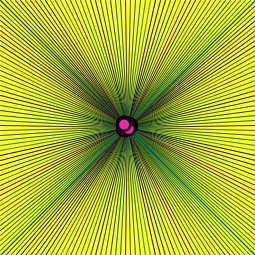
Frame 1 (no input)
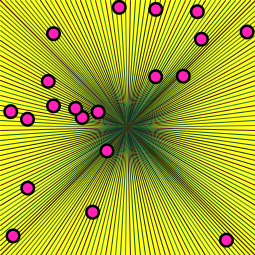
Frame 60 (the mouse pressed at the canvas centre just before this capture)
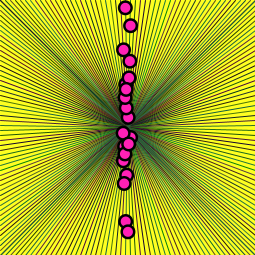
Frame 120 (the mouse held since frame 60 and released just before this capture)

The Processing sketch that drew these frames (run headless with seeded random() and noise(); from frame 60 on, the mouse is pressed at the canvas centre):

// Processing sketch: processing_97672
// ── processing_97672.pde

int totalElements=20;

float[] pX=new float [totalElements];
float[] pY=new float [totalElements];
float[] vX=new float [totalElements];
float[] vY=new float [totalElements];

void setup() {
size(255, 255);
stroke(255, 0,0);
strokeWeight(1);

for(int i=0; i<totalElements ; i++){
  pX[i]=width/2;
  pY[i]=height/2;
  vX[i]=random(-4,4);
  vY[i]=random(-4,4);
}
}

void draw(){
  background(254,255,33);
for (int i=0; i<=255; i = i +5) {
stroke(random(85),random(129),random(69));
line(width/2,height/2, width, i);
line(width/2,height/2, 0,i);
line(width/2,height/2,i,0);
line(width/2,height/2,i,height);
noStroke();
}

for(int i=0; i<totalElements ; i++){  
  pX[i] += vX[i];
  pY[i] +=vY[i];

  if(pX[i]-7< 0  || pX[i] >width-7){
    vX[i]=-vX[i];
  }
  if(pY[i]-7 < 0 || pY[i] >height-7){
    vY[i]= -vY[i];
  }
  fill(0);
  ellipse(pX[i],pY[i],15,15);
  noFill();
  fill(255,33,182);
  ellipse(pX[i],pY[i],10,10);
 

   
 }

}

void mousePressed() {
for(int i=0; i<totalElements ; i++){ 
  pX[i] += vX[i];
  pY[i] +=vY[i];
  if (true){
    vX[i]=-vX[i];
  fill(random(255),random(255),random(255));
  ellipse(pX[i]+3,pY[i]+3,30,30);
  
  }
}
}
